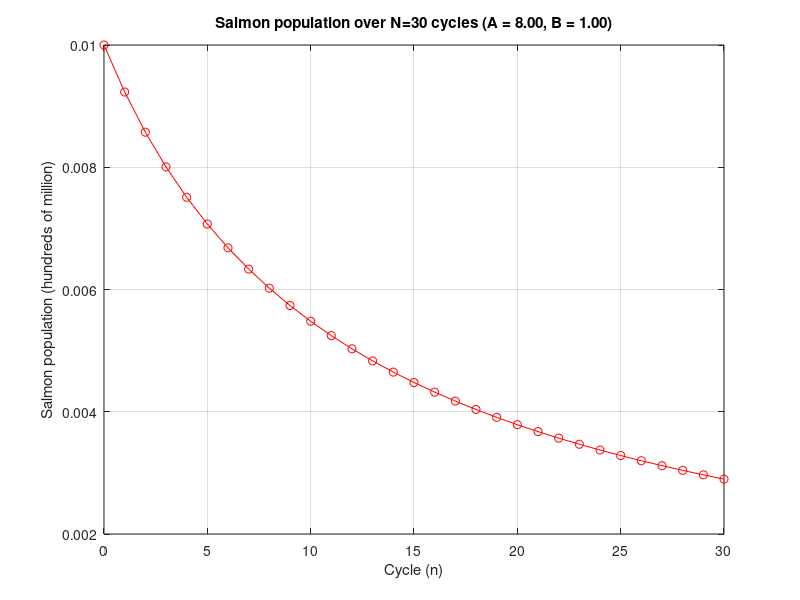
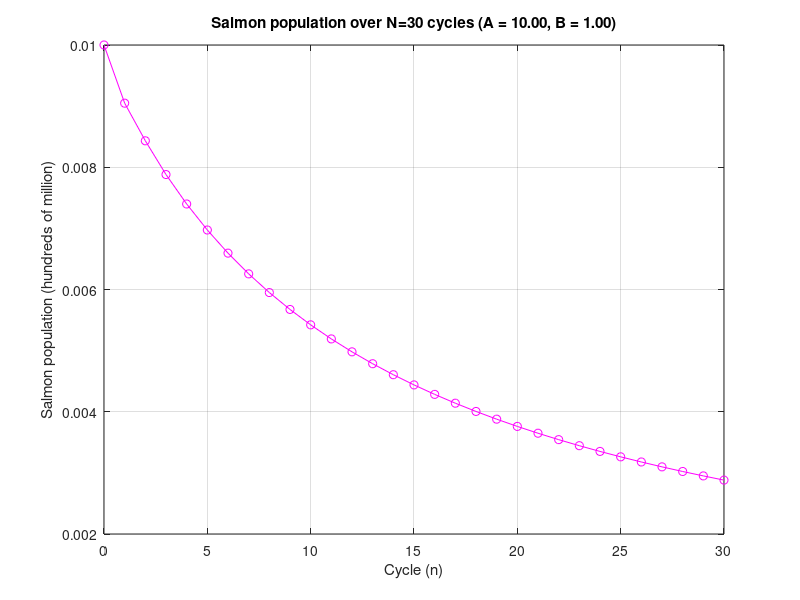
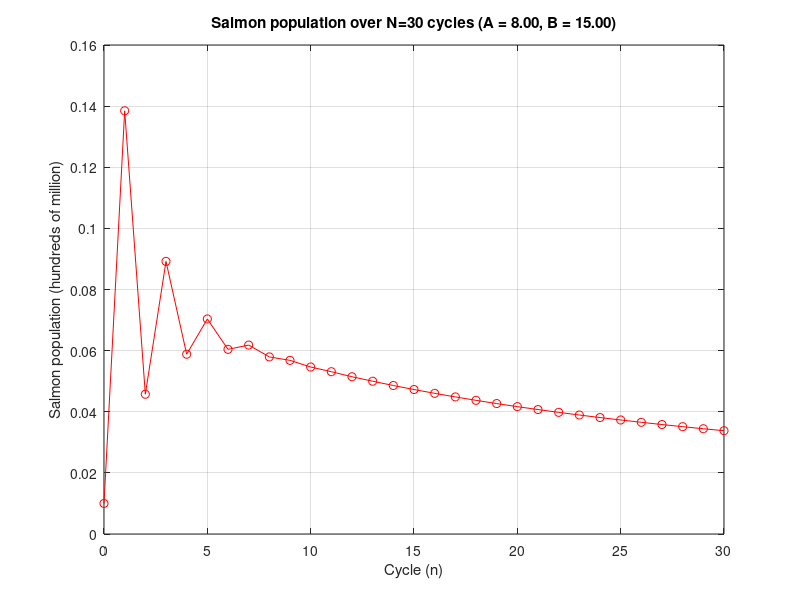
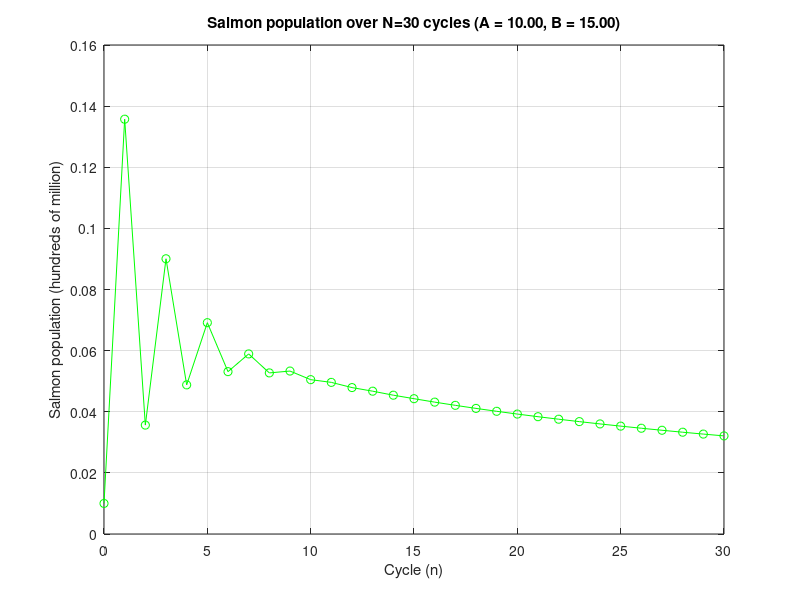

Source code (MATLAB) for these figures, in order:
clear; clc; close all;

% 1 < alpha * (t_e - t_0) < 10

% Ranges to test
% alpha * (t_e - t_0) = 1.5
% alpha * (t_e - t_0) = 3
% alpha * (t_e - t_0) = 5
% alpha * (t_e - t_0) = 7
% alpha * (t_e - t_0) = 9

% Proportionality constant
% - larvae decay due to cannabilism
% alpha = 1.5;
alpha = 7;
t_0 = 0.0;
t_e = 1.0;


% 3 < beta * gamma < 20

% Ranges to test
% beta * gamma = 4
% beta * gamma = 6
% beta * gamma = 8
% beta * gamma = 10
% beta * gamma = 12
% beta * gamma = 14
% beta * gamma = 16
% beta * gamma = 18

% Proportionality constant for y(n)
% - reproduction rate
beta = 2.0;
% beta = 18.0;

% Proportionality constant 
% - survival ratio of mature larvae
gamma = 1;
gamma1 = 1.5;
gamma2 = 0.5;

% Fixed point calculation
% x_star = log(B) /  A * (t_e - t_0)

% Simulation over N cycles

% Initial salmon population of 1 hundred million
x_0 = 0.01;


% N - number of cycles
N = 30;

% Result array - initially all 0
% Low A, Low B
x = zeros(N, 1);
% High A, Low B
x1 = zeros(N, 1);
% Low A, High B
x2 = zeros(N, 1);
% High A, High B
x3 = zeros(N, 1);

% Init initial result for 1st cycle
x(1) = x_0;
x1(1) = x_0;
x2(1) = x_0;
x3(1) = x_0;

A_low = 8;
B_low = 1;
A_mid = 5;
B_mid = 2;
A_high = 10;
B_high = 15;

% Fixed point function
fixed_point = @(B, A) [0, log(B)/A];
% model = @(n) B * n * exp(n * -A);
% fixed_point_equation = @(n) n - model(n);
% fixed_point = fzero(fixed_point_equation, 0);
% disp(['Fixed Point: ', num2str(fixed_point)]);

x_fixed1 = fixed_point(B_low, A_low);   % [0, ln(B_low)/A_low]
x_fixed2 = fixed_point(B_low, A_high);
x_fixed3 = fixed_point(B_high, A_low);
x_fixed4 = fixed_point(B_high, A_high);

disp(['Fixed points for B_low, A_low: ', num2str(x_fixed1)]);
disp(['Fixed points for B_low, A_high: ', num2str(x_fixed2)]);
disp(['Fixed points for B_high, A_low: ', num2str(x_fixed3)]);
disp(['Fixed points for B_high, A_high: ', num2str(x_fixed4)]);

for n=1: N
    x(n+1) = B_low * x(n) * exp(x(n) * -A_low);
    x1(n+1) = B_low * x(n) * exp(x1(n) * -A_high);
    x2(n+1) = B_high * x(n) * exp(x2(n) * -A_low);
    x3(n+1) = B_high * x(n) * exp(x3(n) * -A_high);
end


% Plot all x_n for range 1:N
figure;
plot(0: N, x, 'ro-');
xlabel("Cycle (n)");
ylabel("Salmon population (hundreds of million)");
grid("on");
title(sprintf("Salmon population over N=%d cycles (A = %.2f, B = %.2f)",N ,A_low, B_low));

% Plot all x_n for range 1:N
figure;
plot(0: N, x1, 'mo-');
xlabel("Cycle (n)");
ylabel("Salmon population (hundreds of million)");
grid("on");
title(sprintf("Salmon population over N=%d cycles (A = %.2f, B = %.2f)",N ,A_high, B_low));

% % Plot all x_n for range 1:N
figure;
plot(0: N, x2, 'ro-');
xlabel("Cycle (n)");
ylabel("Salmon population (hundreds of million)");
grid("on");
title(sprintf("Salmon population over N=%d cycles (A = %.2f, B = %.2f)",N ,A_low, B_high));

figure;
plot(0: N, x3, 'go-');
xlabel("Cycle (n)");
ylabel("Salmon population (hundreds of million)");
grid("on");
title(sprintf("Salmon population over N=%d cycles (A = %.2f, B = %.2f)",N ,A_high, B_high));